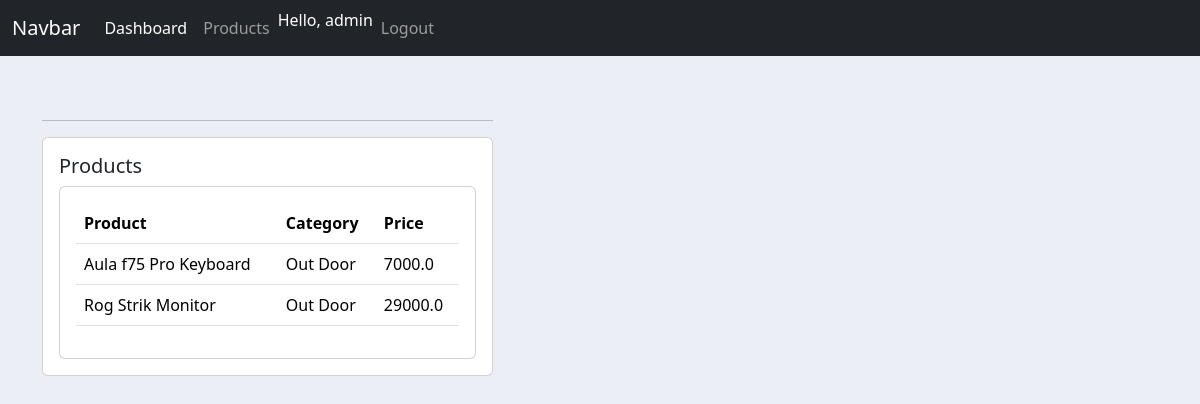
Screenshot of /products/ (signed in) with the database file from the repository.
### GameStore/models.py (models this page shows, shortened)
class Product_item(models.Model):
    CATEGORY = (
        ('Indoor', 'Indoor'),
        ('Out Door','Out Door')
    )
    name =  models.CharField(max_length=100,null=True,blank=True)
    price = models.FloatField(null=True)
    category = models.CharField(max_length=100,null=True,blank=True,choices=CATEGORY)
    description =  models.CharField(max_length=100,null=True,blank=True )
    date_created = models.DateTimeField(auto_now_add=True,null=True,blank=True)
    tags = models.ManyToManyField(Tag)

### GameStore/decorators.py (the view)
        def wrapper_func(request,*args,**kwargs):
            group = None
            if request.user.groups.exists():
                group = request.user.groups.all()[0].name
            if group in allowed_roles:
                return view_func(request,*args,**kwargs)
            else:
                return HttpResponse("You are not authorized")

### GameStore/views.py (called while the page is built)
@login_required(login_url='/login_page/')
@allowed_users(allowed_roles=['admin','customer'])
def products(request):
    products_data = Product_item.objects.all()
    context ={'product':products_data}
    return render(request,'product.html',context)

### GameStore/templates/product.html
{% extends 'bast.html' %}
{% block start %}
<div class="container">
<div class="row mt-5">
    <div class="col-md-5">
        <hr>
        <div class="card card-body">
            <h5>Products</h5>
            <div class="card card-body">
                <table class="table">
                    <thead>
                        <tr>
                            <th>Product</th>
                            <th>Category</th>
                            <th>Price</th>
                        </tr>
                    </thead>
                    <tbody>
                        {% for i in product %}
                        <tr>
                            <td>{{ i.name }}</td>
                            <td>{{ i.category }}</td>
                            <td>{{ i.price }}</td>
                        </tr>
                        {% endfor %}
                    </tbody>
                </table>
            </div>
        </div>
    </div>
</div>
</div>
{% endblock %}

### GameStore/templates/bast.html (shortened to what this page needs)
<!DOCTYPE html>
<html lang="en">
<head>
    <link href="https://cdn.jsdelivr.net/npm/bootstrap@5.3.7/dist/css/bootstrap.min.css" rel="stylesheet">
</head>
<body>
<nav class="navbar navbar-expand-lg mb-5 navbar-dark bg-dark">
          <div class="container-fluid">
            <a class="navbar-brand" href="#">Navbar</a>
            <div class="collapse navbar-collapse" id="navbarNav">
              <ul class="navbar-nav">
                  {% if request.user.is_staff %}
                <li class="nav-item">
                  <a class="nav-link active" aria-current="page" href="{% url 'home' %}">Dashboard</a>
                </li>
                <li class="nav-item">
                  <a class="nav-link" href="{% url 'product' %}">Products</a>
                </li>
                  {% endif %}
                  <span class="user-welcome" >Hello, {{request.user}}</span>
                   <li class="nav-item">
                  <a class="nav-link" href="{% url 'logout' %}">Logout</a>
                </li>
              </ul>
            </div>
          </div>
        </nav>
{% block start %}
{% endblock %}
</body>
</html>

### GameStore/templates/bast.html (style rules this page uses)
body { background-color:#ebeff5; }
.user-welcome { color:white; }

### rows the page displays
Product_item: name "Aula f75 Pro Keyboard", category "Out Door", price "7000.0"
Product_item: name "Rog Strik Monitor", category "Out Door", price "29000.0"

### other values shown
{{ request.user }} "admin"
